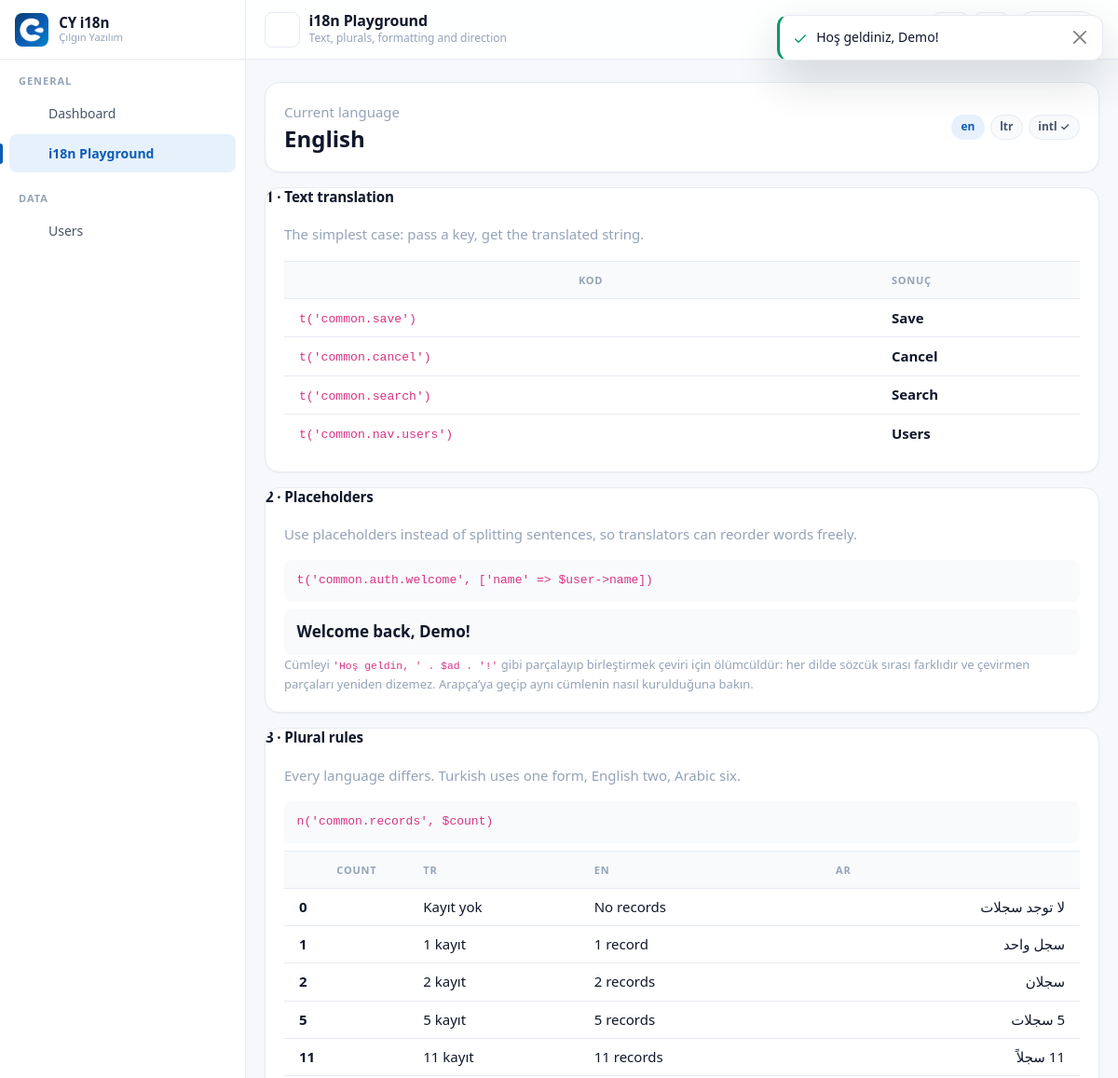
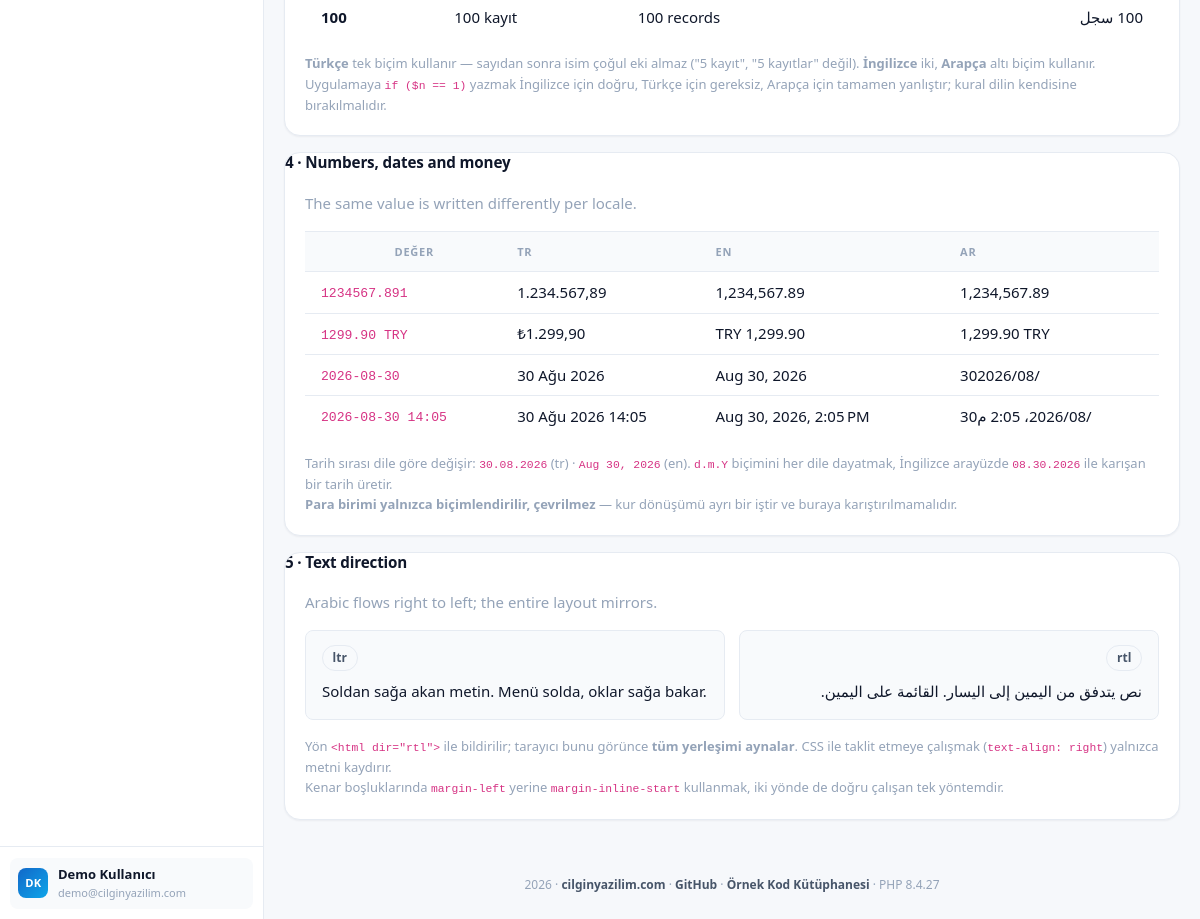
The app's page /i18n (signed in) with its own data (2 pictures, top to bottom).
### tables this page shows
CREATE TABLE `users` (
  `id`            INT UNSIGNED NOT NULL AUTO_INCREMENT,

  `name`          VARCHAR(150) NOT NULL,
  `surname`       VARCHAR(150) NOT NULL,

   
   
  `email`         VARCHAR(190) NOT NULL,

   
   
   
  `password`      VARCHAR(255) NOT NULL,

   
  `is_active`     TINYINT(1)   NOT NULL DEFAULT 1,

   
   
  `theme`         ENUM('light','dark') NOT NULL DEFAULT 'light',

  `last_login_at` DATETIME     NULL DEFAULT NULL,
  `created_at`    TIMESTAMP    NOT NULL DEFAULT CURRENT_TIMESTAMP,
  `updated_at`    TIMESTAMP    NULL DEFAULT NULL,

  PRIMARY KEY (`id`),

   
   
   
  UNIQUE KEY `uk_users_email` (`email`),

   
   
   
  KEY `idx_users_name`    (`name`),
  KEY `idx_users_surname` (`surname`),
  KEY `idx_users_active`  (`is_active`),
  KEY `idx_users_created` (`created_at`)
);

### views/i18n/index.php (the view, shortened to what the rows shown need)
<?php
$current = Translator::locale();
?>
<div class="cy-card">
    <div class="cy-card__body cy-i18n-current">
        <div>
            <h2 class="cy-i18n-current__name" dir="<?= e(Translator::direction()) ?>">
                <?= e(Translator::LOCALES[$current]['native']) ?>
            </h2>
        </div>
    </div>
</div>
<div class="cy-card mt-3">
    <div class="cy-card__head">
        <h2 class="cy-section-title">1 · <?= te('common.demo.text') ?></h2>
    </div>
    <div class="cy-card__body">
        <div class="cy-table-wrap">
            <table class="table cy-table w-100 cy-i18n-table">
                <thead>
                    <tr>
                        <th scope="col">Kod</th>
                        <th scope="col">Sonuç</th>
                    </tr>
                </thead>
            </table>
        </div>
    </div>
</div>
<div class="cy-card mt-3">
    <div class="cy-card__head">
        <h2 class="cy-section-title">2 · <?= te('common.demo.placeholder') ?></h2>
    </div>
    <div class="cy-card__body">
        <p class="cy-muted"><?= te('common.demo.placeholder_lead') ?></p>
        <code class="cy-code">t('common.auth.welcome', ['name' => $user->name])</code>
        <p class="cy-i18n-result mt-2" dir="<?= e(Translator::direction()) ?>">
            <?= te('common.auth.welcome', ['name' => $currentUser?->name ?? 'Evren']) ?>
        </p>
        <p class="cy-muted mb-0" style="font-size:.8125rem">
            Cümleyi <code>'Hoş geldin, ' . $ad . '!'</code> gibi parçalayıp birleştirmek
            çeviri için ölümcüldür: her dilde sözcük sırası farklıdır ve çevirmen
            parçaları yeniden dizemez. Arapça’ya geçip aynı cümlenin nasıl kurulduğuna bakın.
        </p>
    </div>
</div>
<div class="cy-card mt-3">
    <div class="cy-card__head">
        <h2 class="cy-section-title">3 · <?= te('common.demo.plural') ?></h2>
    </div>
    <div class="cy-card__body">
        <div class="cy-table-wrap mt-2">
            <table class="table cy-table w-100 cy-i18n-table">
                <thead>
                    <tr>
                        <th scope="col">count</th>
                        <?php foreach (Translator::LOCALES as $code => $meta): ?>
                            <th scope="col"><?= e($meta['flag']) ?></th>
                        <?php endforeach; ?>
                    </tr>
                </thead>
            </table>
        </div>
    </div>
</div>
<div class="cy-card mt-3">
    <div class="cy-card__head">
        <h2 class="cy-section-title">4 · <?= te('common.demo.format') ?></h2>
    </div>
    <div class="cy-card__body">
        <div class="cy-table-wrap">
            <table class="table cy-table w-100 cy-i18n-table">
                <thead>
                    <tr>
                        <th scope="col">Değer</th>
                        <?php foreach (Translator::LOCALES as $code => $meta): ?>
                            <th scope="col"><?= e($meta['flag']) ?></th>
                        <?php endforeach; ?>
                    </tr>
                </thead>
            </table>
        </div>
    </div>
</div>
<div class="cy-card mt-3">
    <div class="cy-card__head">
        <h2 class="cy-section-title">5 · <?= te('common.demo.direction') ?></h2>
    </div>
</div>

### views/partials/sidebar.php (shortened to what the rows shown need)
<?php
$user = $currentUser ?? null;
?>
<aside class="cy-sidebar" id="cy_sidebar" aria-label="Ana gezinme">
    <?php if ($user !== null): ?>
        <div class="cy-sidebar__footer">
            <div class="cy-side-user">
                <span class="cy-avatar cy-avatar--sm cy-avatar--initial"><?= e($user->initials()) ?></span>
                <span class="cy-side-user__info">
                    <span class="cy-side-user__name"><?= e($user->fullName()) ?></span>
                    <span class="cy-side-user__role"><?= e($user->email) ?></span>
                </span>
            </div>
        </div>
    <?php endif; ?>
</aside>

### records on screen
users: $user->initials() "DK", $user->fullName() "Demo Kullanıcı", email "demo@cilginyazilim.com", name "Welcome back, Demo!"

### other values on screen
$appName "CY i18n"
$appBrand "Çılgın Yazılım"
te($group['label']) "GENERAL"
te($item['label']) "Dashboard"
te($item['label']) "i18n Playground"
te($group['label']) "DATA"
te($item['label']) "Users"
$pageTitle "i18n Playground"
$pageSubtitle "Text, plurals, formatting and direction"
te('common.demo.current') "Current language"
Translator::LOCALES[$current]['native'] "English"
$current "en"
Translator::direction() "ltr"
te('common.demo.text') "Text translation"
te('common.demo.text_lead') "The simplest case: pass a key, get the translated string."
